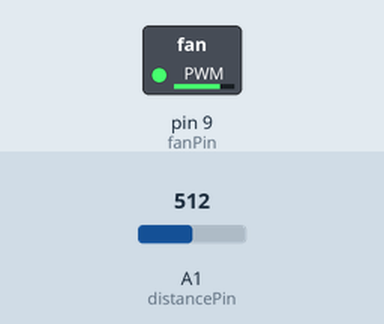
Bench run of a sketch on a simulated Arduino Uno, built with avr-gcc and run on an emulated ATmega328P. Shown: switched loads named in the sketch (green lamp = pin HIGH). The test bench sets the inputs (shaded band); at power-on: A1 (distancePin) = 512.

Above: at 1.2 s.
1.3 s: A1 (distancePin) set to 306
At 1.7 s:
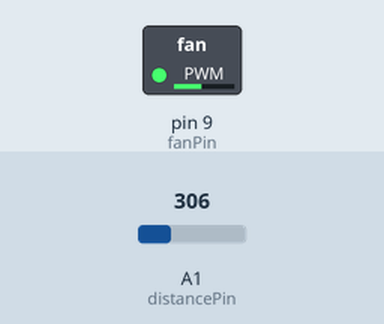
2.8 s: A1 (distancePin) set to 122
At 4.0 s:
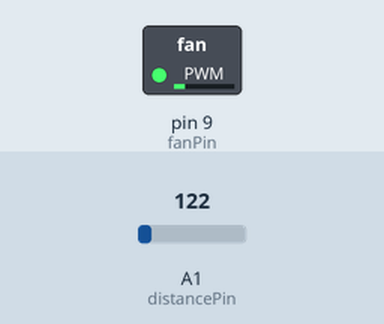
4.3 s: A1 (distancePin) set to 0
At 5.5 s:
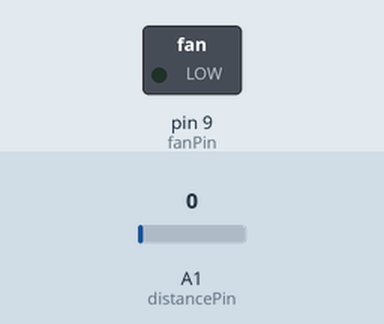
5.8 s: A1 (distancePin) set to 4
At 6.9 s:
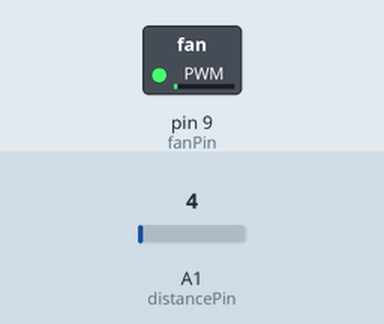
7.3 s: A1 (distancePin) set to 511
At 8.2 s:
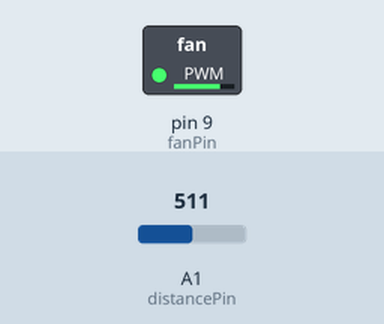
Timing chart, 0 to 9.8 s (numbered marks = the images above; inputs shaded):
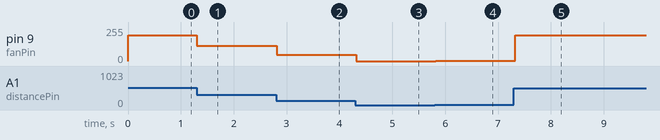

The sketch:

mosfet_fan_demo.ino
```cpp
int fanPower = 0;
const int distancePin=1;
const int fanPin = 9;

void setup(){
   pinMode(fanPin,OUTPUT);
   Serial.begin(9600);
}

void loop(){

 // reading the distance sensor value
 int val = analogRead(distancePin);

 // mapping the analog value to a range between 0 and 255
 double conv = (val/670.0) * 255.0;
 int conv2 = (int)conv;
 fanPower = conv2;

 // sending the PWM signal through fanPin
 analogWrite(fanPin,fanPower);
 delay(50);
}
```

Measured:
- after the input at 1.3 s, pin 9 (fanPin): 194/255 → 116/255 at once
- after the input at 2.8 s, pin 9 (fanPin): 116/255 → 46/255 at once
- after the input at 4.3 s, pin 9 (fanPin): 46/255 → 0/255 at once
- after the input at 5.8 s, pin 9 (fanPin): 0/255 → 1/255 at once
- after the input at 7.3 s, pin 9 (fanPin): 1/255 → 194/255 at once
